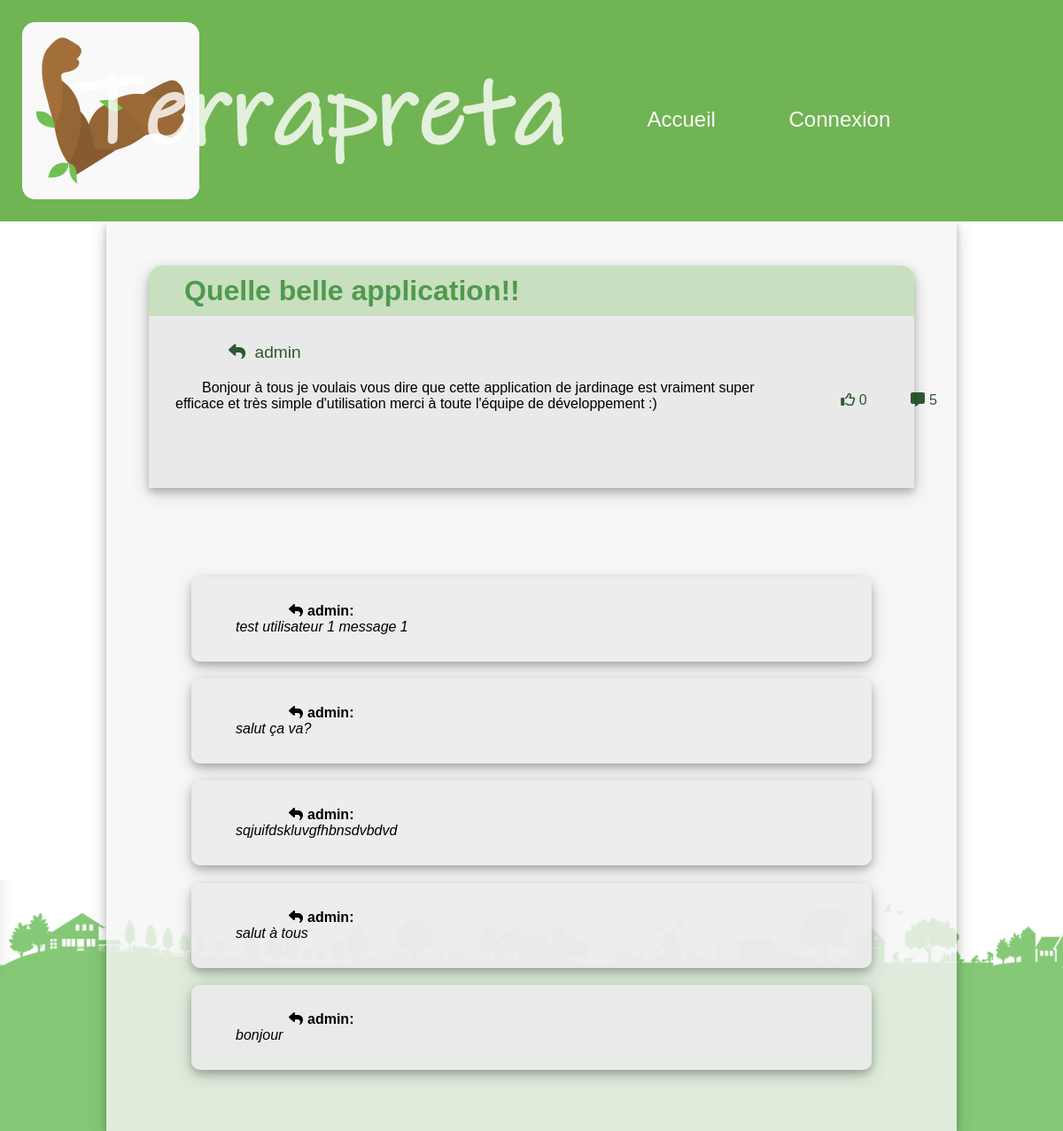
Screenshot of /page/message.php?message=1 with the database file from the repository.
### tables this page shows
CREATE TABLE `message` (
  `id_message` int(11) NOT NULL,
  `id_utilisateur` int(11) NOT NULL,
  `texte_message` varchar(2000) NOT NULL,
  `img_message` varchar(200) DEFAULT NULL,
  `titre_message` varchar(200) NOT NULL
);

CREATE TABLE `utilisateur` (
  `id_utilisateur` int(11) NOT NULL,
  `nom_utilisateur` varchar(50) DEFAULT NULL,
  `prenom_utilisateur` varchar(50) DEFAULT NULL,
  `pseudo_utilisateur` varchar(50) NOT NULL,
  `pwd_utilisateur` varchar(50) NOT NULL,
  `id_statut` int(11) DEFAULT NULL,
  `mail_utilisateur` varchar(200) NOT NULL,
  `nb_like_utilisateur` int(11) DEFAULT NULL
);

CREATE TABLE `commentaire` (
  `id_commentaire` int(11) NOT NULL,
  `id_utilisateur` int(11) NOT NULL,
  `texte_commentaire` varchar(2000) NOT NULL,
  `id_message` int(11) NOT NULL
);

### page/message.php (the view, shortened to what this page needs)
<?php
	include "../php/fonction.php";
?>
<head>
  <link rel="stylesheet" href="../style/style.css">
</head>
<?php
	if(isset($_GET["message"])){
		$message=message($_GET["message"]);
		$utilisateur=utilisateur($message[1]);
		$commentaire=commentaires($_GET["message"]);
		if(isset($commentaire[0][1])){
			$nb=count(commentaires($message[0]));
		}
		else{
			$nb=0;
		}
		echo"<div class='topics'>";
			echo"<div style='width:90%;left:5%;position:relative;box-shadow: 0 4px 8px 0 rgba(0, 0, 0, 0.2), 0 6px 20px 0 rgba(0, 0, 0, 0.19);background-color:rgba(230,230,230,0.8);padding:0px 0px 20px 0px;margin-bottom:100px;border-radius: 15px 15px 0px 0px;'><h1 style='border-radius: 15px 15px 0px 0px;'>".$message[4]."</h1>
				<div>
					<p class='testtopic'style='font-family:sans-serif;font-size:1.2em;color:rgba(0,50,0,0.8)'><i style='margin-right:5px;' class='fas fa-reply'></i> ".$utilisateur["pseudo_utilisateur"]."</p>
					<img src='".$message[3]."'/>
					<p class='testtopic' >".$message[2]."</p>
				</div>
			<br/>";
			echo"<p class='infotopic' style='left:80%'>
					<a href='../php/likeMessage.php?message=".$message[0]."'>
						<i style='margin-right:0px;'class='far fa-thumbs-up'></i>
					</a>".likeMessage($message[0])."
					<i style='margin-right:5px; margin-left:15px;'class='fas fa-comment-alt'></i>".$nb;
				echo"</p></div>";
		if(isset($commentaire[0][1])){
			foreach($commentaire as $value){
				$utilisateur=utilisateur($value[1]);
			echo"<div class='topic commentdiv'><p class='comment'><b><i style='margin-right:5px;' class='fas fa-reply'></i>".$utilisateur["pseudo_utilisateur"].":</b><br/><i>".$value[2]."</i></p>";
			echo"</div>";
		}
		}
	}
	else{
		echo"<p class='error'>pas de message</p>";
	}
?>
</div>
<img class='fond' src="../image/baniere.png">

### style/style.css (style rules this page uses)
div.commentdiv { box-shadow: 0 4px 8px 0 rgba(0, 0, 0, 0.2), 0 6px 20px 0 rgba(0, 0, 0, 0.19); background-color: rgba(235,235,235,0.8); border-radius: 0px 50px 50px 0px; }
div.topics { width:80%; position: relative; left: 50%; transform:translate(-50%,0%); z-index: 4; background-color: rgba(245,245,245,0.8); box-shadow: 0 4px 8px 0 rgba(0, 0, 0, 0.2), 0 6px 20px 0 rgba(0, 0, 0, 0.19); padding-top: 50px; padding-bottom: 50px; }
div.topic { width:80%; left:50%; margin:2% 0%; max-height: 500px; overflow:hidden; position: relative; transition-property:transform; transition-duration:1s; transform:translate(-50%,0%); border-radius: 10px; padding-bottom: -20px; }
p.infotopic { position:relative; top:-60px; left:70%; color:rgba(0,50,0,0.8); display: inline-block; }
p.infotopic a { text-decoration: none; color:rgba(0,50,0,0.8); font-family: sans-serif; }
div.topics h1 { text-align: left; text-indent: 30px; background-color: rgba(167,216,149,0.5); margin:0; padding:10px; color:rgba(50,135,50,0.8); font-family: sans-serif; margin-bottom: 20px; }
div.topics div p { grid-row:1; grid-column:1; margin:10px 30px; text-indent: 30px; font-family: sans-serif; }
p.testtopic { max-height: 50px; overflow: hidden; display: inline-block; width:80%; }
img.fond { width:100%; position:fixed; z-index: -1; top:100%; transform:translate(0%,-100%); }
p.comment { margin-left: 5%; padding: 20px; display: inline-block; width:75%; }

### rows the page displays
message: titre_message "Quelle belle application!!", texte_message "Bonjour à tous je voulais vous dire que cette application de jardinage est vraiment super efficace et très simple d'utilisation merci à toute l'équipe de développement :)"
utilisateur: pseudo_utilisateur "admin", pseudo_utilisateur "admin admin admin admin admin"
commentaire: texte_commentaire "test utilisateur 1 message 1"
commentaire: texte_commentaire "salut ça va?"
commentaire: texte_commentaire "sqjuifdskluvgfhbnsdvbdvd"
commentaire: texte_commentaire "salut à tous"
commentaire: texte_commentaire "bonjour"

### other values shown
likeMessage($message[0]) "0"
$nb "5"
